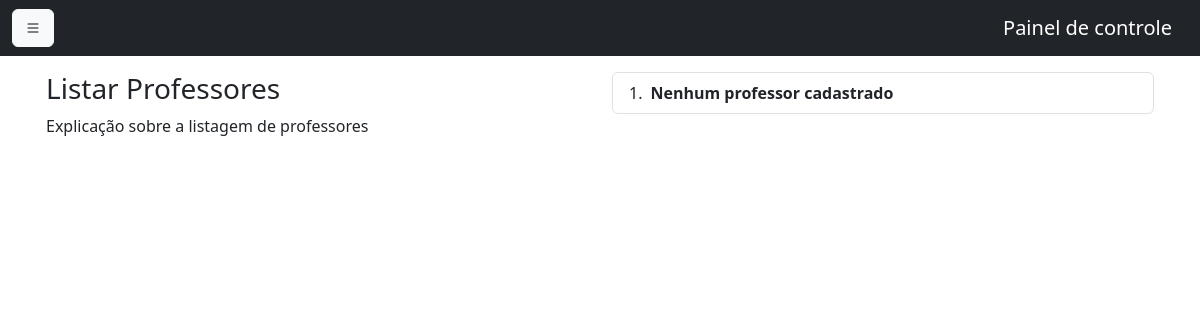
Page /professores/list_professor.php on the earlier database version.
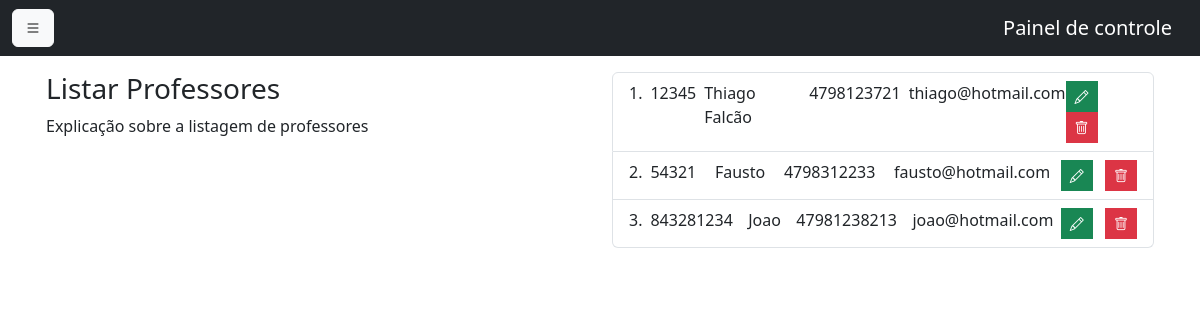
Same page on the later database version.
### tables this page shows
CREATE TABLE `professores` (
  `id` int(11) NOT NULL,
  `matricula` varchar(50) NOT NULL,
  `nome` varchar(100) NOT NULL,
  `telefone` varchar(50) NOT NULL,
  `email` varchar(50) NOT NULL
);

### professores/list_professor.php (the view, shortened to what this page needs)
<?php
include("../header_dash.php");
include("../config/connection.php");
?>
<div class="container p-3">
    <div class="row">
        <div class="col-md-6">
            <h3>Listar Professores</h3>
            <p>Explicação sobre a listagem de professores</p>
        </div>
        <div class="col-md-6">
            <ul class="list-group list-group-numbered">
                <?php
                $sql = "SELECT * FROM professores";
                $resultado = $pdo->query($sql);
                if ($resultado->rowCount() > 0) :
                    $resultado = $resultado->fetchAll(PDO::FETCH_ASSOC);
                    foreach ($resultado as $professor) :
                ?>
                        <li class="list-group-item d-flex justify-content-between align-items-start">
                            <div class="ms-2 me-auto">
                                <?php echo $professor['matricula']; ?>
                            </div>
                            <div class="ms-2 me-auto">
                                <?php echo $professor['nome']; ?>
                            </div>
                            <div class="ms-2 me-auto">
                                <?php echo $professor['telefone']; ?>
                            </div>
                            <div class="ms-2 me-auto">
                                <?php echo $professor['email']; ?>
                            </div>
                            <ul class="list-inline m-0">
                                <li class="list-inline-item">
                                    <a href="edit_professor.php?idProf=<?php echo $professor['id']; ?>" class="btn btn-success btn-sm rounded-0" type="button" data-toggle="tooltip" data-placement="top" title="Edit"><i class="bi bi-pencil"></i></a>
                                </li>
                                <li class="list-inline-item">
                                    <a href="delete_professor.php?idProf=<?php echo $professor['id']; ?>" class="btn btn-danger btn-sm rounded-0" type="button" data-toggle="tooltip" data-placement="top" title="Delete"><i class="bi bi-trash"></i></a>
                                </li>
                            </ul>
                        </li>
                <?php
                    endforeach;
                else :
                    echo "<li class='list-group-item d-flex justify-content-between align-items-start'>";
                    echo "<div class='ms-2 me-auto'>";
                    echo "<div class='fw-bold'>Nenhum professor cadastrado</div>";
                    echo "</div>";
                    echo "</li>";
                endif;
                ?>
            </ul>
        </div>
    </div>
    <?php
    include("../footer_dash.php");

### header_dash.php (shortened to what this page needs)
<!DOCTYPE html>
<html lang="pt-br">
<head>
    <link href="https://cdn.jsdelivr.net/npm/bootstrap@5.3.2/dist/css/bootstrap.min.css" rel="stylesheet">
    <link href="https://cdn.jsdelivr.net/npm/bootstrap-icons@1.11.1/font/bootstrap-icons.css" rel="stylesheet">
    <link rel="stylesheet" href="./assets/css/main.css">
</head>
<body>
    <?php
    if (!isset($no_menu))
        include_once __DIR__ . "/menu.php";
    ?>

### menu.php (shortened to what this page needs)
<nav class="navbar navbar-dark bg-dark">
    <div class="container-fluid">
        <button class="btn btn-light" type="button" data-bs-toggle="offcanvas" data-bs-target="#menulateral" aria-controls="menulateral"><i class="bi bi-list"></i>
        </button>
        <a class="navbar-brand">Painel de controle</a>
    </div>
</nav>

### footer_dash.php
</body>
</html>

Differences in the rows shown:
added professores: matricula "12345", nome "Thiago Falcão", telefone "4798123721", email "thiago@hotmail.com"
added professores: matricula "54321", nome "Fausto", telefone "4798312233", email "fausto@hotmail.com"
added professores: matricula "843281234", nome "Joao", telefone "47981238213", email "joao@hotmail.com"
Other differences:
text no longer shown: "Nenhum professor cadastrado"
